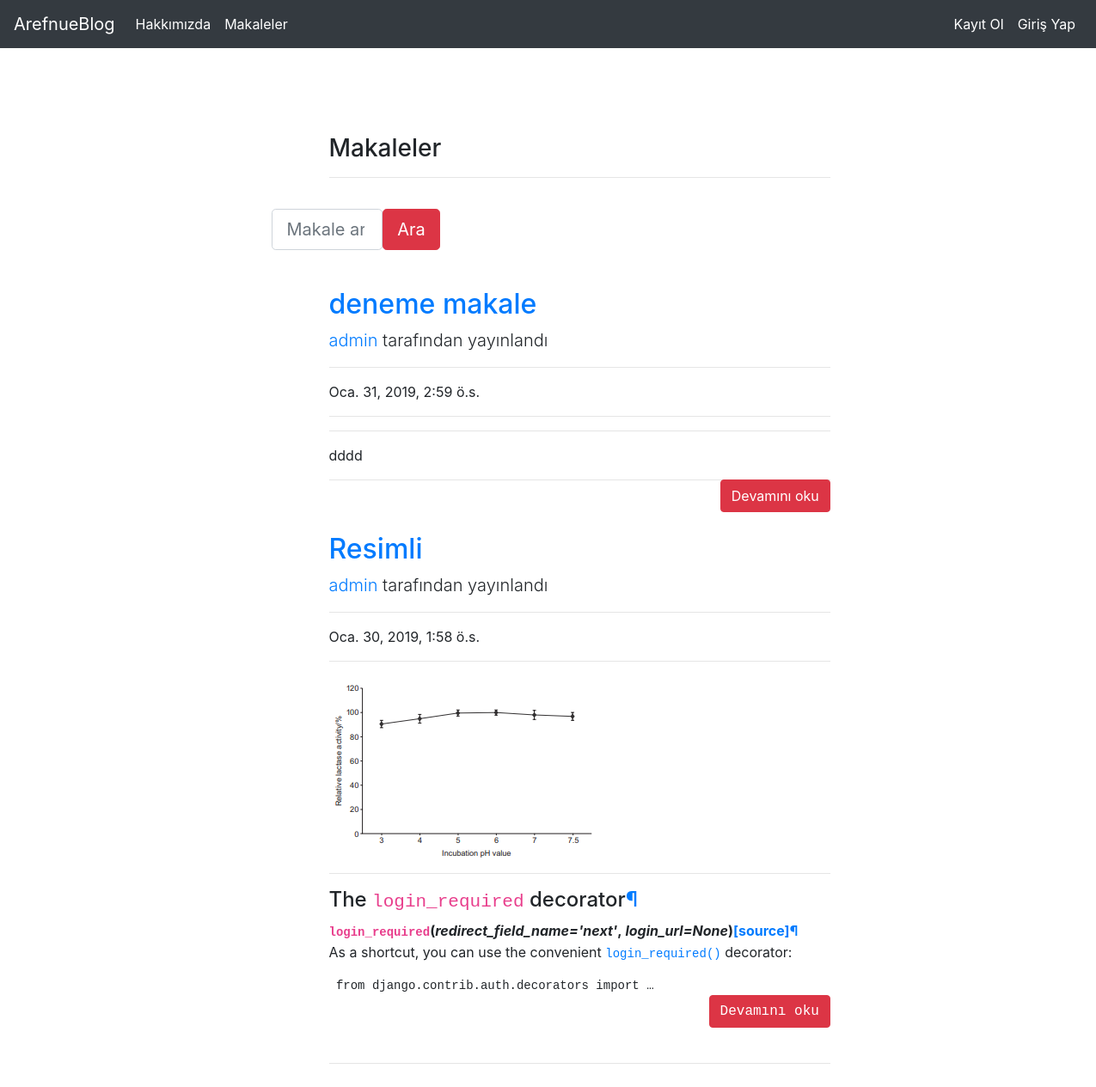
The app's page /articles/ with its own data.
### article/models.py (models this page shows, shortened)
class Article(models.Model):
    author = models.ForeignKey("auth.User",on_delete=models.CASCADE,verbose_name="Yazar")
    title = models.CharField(max_length = 50,verbose_name="Başlık")
    content = RichTextField()
    created_date = models.DateTimeField(auto_now_add=True,verbose_name="Oluşturulma Tarihi")
    article_image = models.FileField(blank = True, null = True,verbose_name="Makaleye Fotoğraf Ekleyin")
    class Meta:
        ordering = ['-created_date']

### article/views.py (the view)
# urls.py: path('',views.articles, name = "articles" ),
def articles(request):
    keyword = request.GET.get("keyword")
    if keyword:
        articles = Article.objects.filter(title__contains = keyword)
        return render(request,"articles.html",{"articles":articles})
    articles = Article.objects.all()
    return render(request,"articles.html",{"articles":articles})

### templates/articles.html (shortened to what this page needs)
{% extends "layout.html" %}
{% block body %}
<div class="row">
  <div class="col-md-10 offset-md-3">
    <div class="col-lg-8">
    <h3>Makaleler</h3>
    <hr>
  </div>
  </div>
  <div class="row">
    <div class="col-md-10 offset-md-5">
          <div class="col-lg-8">
            <form>
              <div class="card-body row no-gutters align-items-center">
                <div class="col">
                    <input class="form-control form-control-lg form-control-borderless" name = "keyword"type="search" placeholder="Makale ara">
                </div>
                <div class="col-auto">
                    <button class="btn btn-lg btn-danger" type="submit">Ara</button>
                </div>
                </div>
            </form>
          </div>
      </div>
    </div>
</div>
{% if articles %}
{% for article in articles  %}
<div class="row">
  <div class="col-md-10 offset-md-3">
        <div class="col-lg-8">
          <h2 class="mt-4"><a href="{% url 'article:detail' article.id %}">{{article.title}}</a></h2>
          <p class="lead">
            <a href="#">{{article.author.username}}</a>
            tarafından yayınlandı
          </p>
          <hr>
          <p>{{article.created_date}}</p>
          <hr>
          {% if article.article_image %}
          <a href="{% url 'article:detail' article.id %}"><img class="img-fluid rounded" src="{{article.article_image.url}}" alt=""></a>
          {% endif %}
          <hr>
          {{article.content|safe|truncatewords:30}}
          <a href="{% url 'article:detail' article.id %}"class="btn btn-danger" style="float:right;">Devamını oku</a>
          <hr>
        </div>
      </div>
    </div>
{% endfor %}
{% endif %}
{% endblock %}

### templates/layout.html (shortened to what this page needs)
<!DOCTYPE html>
{% load static %}
<html lang="en" dir="ltr">
  <head>
    <link rel="stylesheet" href="{% static "css/bootstrap.min.css" %}">
  </head>
  <body>
    {% include "includes/navbar.html" %}
    <div style="margin-top : 100px;"class="container">
      {% block body %}
      {% endblock %}
    </div>
</html>

### templates/includes/navbar.html (shortened to what this page needs)
<nav class="navbar navbar-expand-md navbar-dark bg-dark">
      <a class="navbar-brand" href="{% url 'index' %}">ArefnueBlog</a>
      <div class="collapse navbar-collapse" id="navbarsExample04">
        <ul class="navbar-nav mr-auto">
          <li class="nav-item active">
            <a class="nav-link" href="{% url 'about' %}">Hakkımızda <span class="sr-only">(current)</span></a>
          </li>
          <li class="nav-item active">
            <a class="nav-link" href="{% url 'article:articles' %}">Makaleler <span class="sr-only">(current)</span></a>
          </li>
        </ul>
        <ul class="navbar-nav ml-auto" >
          {% if request.user.is_authenticated %}
          <li class="nav-item active" >
            <a class="nav-link" href="{% url 'user:logout' %}">Çıkış Yap <span class="sr-only">(current)</span></a>
          </li>
          {% else %}
          <li class="nav-item active">
            <a class="nav-link" href="{% url 'user:register' %}">Kayıt Ol <span class="sr-only">(current)</span></a>
          </li>
          <li class="nav-item active">
            <a class="nav-link" href="{% url 'user:login' %}">Giriş Yap <span class="sr-only">(current)</span></a>
          </li>
          {% endif %}
        </ul>
      </div>
    </nav>

### records on screen
Article: title "deneme makale", author.username "admin", created_date "Oca. 31, 2019, 2:59 ö.s.", content "dddd"
Article: title "Resimli", author.username "admin", created_date "Oca. 30, 2019, 1:58 ö.s.", article_image (picture), content "The login_required decorator ¶ login_required ( redirect_field_name='next' , login_url=None ) [source] ¶ As a shortcut, you can use the convenient login_required() decorator: from django.contrib.auth.decorators import …"
